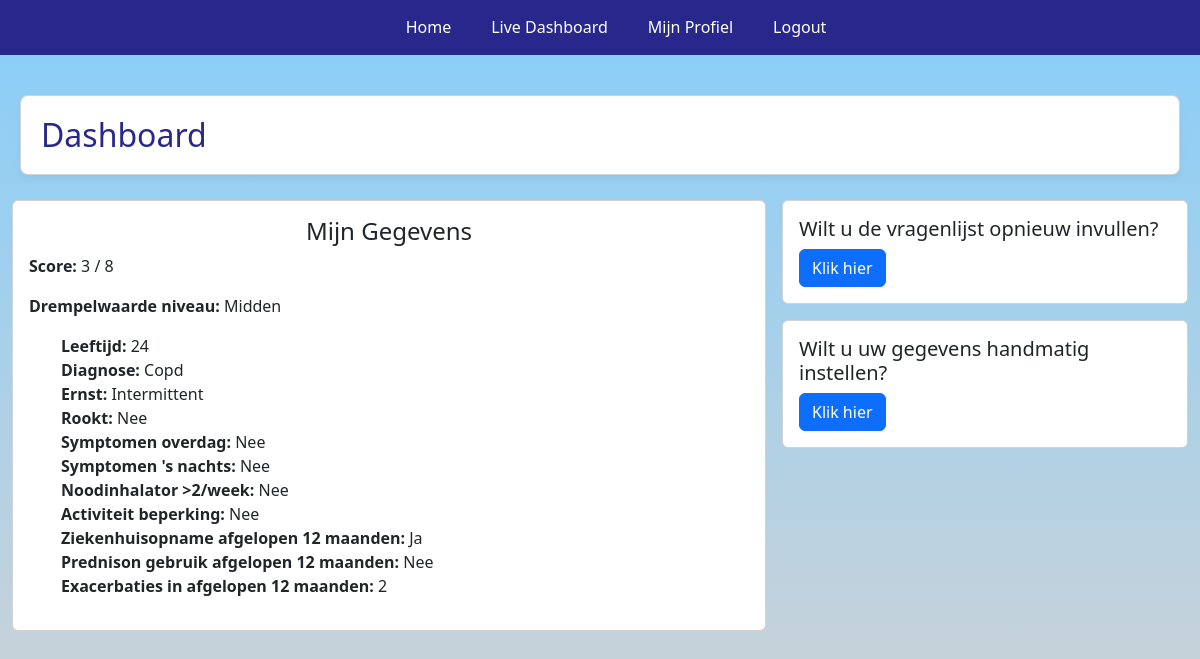
/profiel (signed in), run on the app's committed database.
### models.py (models this page shows, shortened)
class Waardes(db.Model):
    __tablename__ = 'waardes'
    id: Map[int] = mc(primary_key=True)
    leeftijd: Map[int] = mc(Integer(), nullable=False)
    exacerbaties: Map[int] = mc(Integer(), nullable=False)
    diagnose: Map[str] = mc(String(8), nullable=False)
    level: Map[str] = mc(String(50), nullable=False)
    rookt: Map[bool] = mc(Boolean, nullable=False)
    dag: Map[bool] = mc(Boolean, nullable=False)
    nacht: Map[bool] = mc(Boolean, nullable=False)
    saba: Map[bool] = mc(Boolean, nullable=False)
    beperking: Map[bool] = mc(Boolean, nullable=False)
    hospital: Map[bool] = mc(Boolean, nullable=False)
    prednison: Map[bool] = mc(Boolean, nullable=False)
    score: Map[Optional[int]] = mc(Integer(), default=0)
    niveau: Map[Optional[str]] = mc(String(6))
    user_id: Map[int] = mc(FK('user.id'), unique=True, nullable=False)
    user: Map['User'] = rel(back_populates='waardes')

### app.py (the view, shortened to what this page needs)
@app.route('/profiel')
@login_required
def profiel():
    user = current_user
    waardes = user.waardes
    triggers = user.triggers
    context = {}
    if waardes:
        context["niveau"] = waardes.niveau
        context["score"] = waardes.score
        d = {
            "leeftijd": waardes.leeftijd,
            "diagnose": waardes.diagnose,
            "ernst": waardes.level,
            "rookt": waardes.rookt,
            "symptomen overdag": waardes.dag,
            "symptomen 's nachts": waardes.nacht,
            "noodinhalator >2/week": waardes.saba,
            "activiteit beperking": waardes.beperking,
            "ziekenhuisopname afgelopen 12 maanden": waardes.hospital,
            "prednison gebruik afgelopen 12 maanden": waardes.prednison,
            "exacerbaties in afgelopen 12 maanden": waardes.exacerbaties,
        }
        for k,v in d.items():
            if v == True:
                d[k] = "Ja"
            if v == False:
                d[k] = "Nee"
        context["waardes"] = d
    return rt("profiel.html", **context)

### models.py (called while the page is built)
@login_manager.user_loader
def load_user(user_id):
    return User.query.get(int(user_id))

### templates/profiel.html (shortened to what this page needs)
{% extends "base.html" %}
{% block style %}
<link rel="stylesheet" href="{{ url_for('static', filename='results.css') }}">
{% endblock %}
{% block content %}
{% if current_user.is_authenticated %}
<div class="dashboard-container">
    <main class="main-content">
        <header class="header card">
            <h1>Dashboard</h1>
        </header>
        <div class="content-wrapper">
            <div class="card p-3 item1">
                {% if score is not none and niveau and waardes %}
                <h2>Mijn Gegevens</h2>
                <p><strong>Score:</strong> {{ score }} / 8</p>
                <p><strong>Drempelwaarde niveau:</strong> {{ niveau }}</p>
                <ul>
                    {% for name, value in waardes.items() %}
                    <li><strong>{{ name|capitalize }}:</strong> {{ value|capitalize }}</li>
                    {% endfor %}
                </ul>
            </div>
            {% if score %}
            <div class="card p-3">
                <h5>Wilt u de vragenlijst opnieuw invullen?</h5>
                <div>
                    <a class="btn btn-primary" href="{{ url_for('update_vragen')}}">Klik hier</a>
                </div>
            </div>
            {% endif %}
            {% if not triggers %}
            <div class="card p-3">
                <h5>Wilt u uw gegevens handmatig instellen?</h5>
                <div>
                    <a class="btn btn-primary" href="{{ url_for('handmatig')}}">Klik hier</a>
                </div>
            </div>
            {% endif %}
        </div>
    </main>
</div>
{% endif %}
{% else %}
<h1>Log eerst in!</h1>
{% endif %}
{% endblock %}

### templates/base.html (shortened to what this page needs)
<html lang="en">
<head>
    <link href="https://cdn.jsdelivr.net/npm/bootstrap@5.3.8/dist/css/bootstrap.min.css" rel="stylesheet"
>
    <link rel="stylesheet" href="{{ url_for('static', filename='style.css') }}">
    {% block style %}
    {% endblock %}
</head>
<body>
    <nav class="custom-nav">
        <ul class="nav-menu">
            <li><a href="/">Home</a></li>
            {% if current_user.is_authenticated %}
            <li><a href="{{ url_for('results') }}">Live Dashboard</a></li>
            <li><a href="{{ url_for('profiel') }}">Mijn Profiel</a></li>
            <li><a href="{{ url_for('logout') }}">Logout</a></li>
            {% else %}
            <li><a href="{{ url_for('login') }}">Inloggen</a></li>
            <li><a href="{{ url_for('register') }}">Registreren</a></li>
            {% endif %}
        </ul>
    </nav>
    {% block content %}{% endblock %}
</body>
</html>

### static/style.css (style rules this page uses)
* { box-sizing: border-box; font-family: 'Segoe UI', Tahoma, Geneva, Verdana, sans-serif; }
body { margin: 0; }
:root { --text-main-color: rgb(40, 40, 140); --text-second-color: white; --bg-main-color: rgb(40, 40, 140); --bg-second-color: lightskyblue; --bg-third-color: whitesmoke; --font-size-s: 0.9rem; --font-size-m: 1rem; --font-size-l: 1.5rem; --font-size-xl: 2rem; --font-size-xxl: 2.5rem; --font-weight-n: 400; --font-weight-m: 500; --font-weight-sb: 600; --font-weight-b: 700; --border-radius-s: 8px; --border-radius-m: 30px; --border-radius-c: 50% }
h1 { padding-top: 30px; padding-bottom: 20px; text-align: center; font-size: var(--font-size-xxl); }
h2 { text-align: center; font-size: var(--font-size-l); }
body { min-height: 100vh; background: linear-gradient(to bottom, var(--bg-second-color), lightgrey); color: var(--text-main-color); margin: 0; }
.custom-nav { padding-left: 20px; padding-right: 20px; padding-top: 15px; padding-bottom: 0px; margin-bottom: 20px; display: flex; align-items: center; justify-content: center; background: var(--bg-main-color); }
.custom-nav ul { list-style: none; }
.custom-nav a { text-decoration: none; color: var(--text-second-color); }
.custom-nav .nav-menu { display: flex; gap: 10px; }
.custom-nav .nav-menu a { padding: 15px; }
.vragenlijst-form ul, li { list-style: none; padding: 0; margin: 0; }

### static/results.css (style rules this page uses)
.dashboard-container { display: flex; gap: 30px; max-width: 1400px; margin: 40px auto; padding: 0 20px; align-items: flex-start; }
.main-content { flex: 1; display: flex; flex-direction: column; gap: 25px; }
.header.card { display: flex; flex-direction: row; justify-content: space-between; align-items: center; padding: 20px; background: white; border-radius: var(--border-radius-s); box-shadow: 0 4px 6px rgba(0, 0, 0, 0.05); }
.header h1 { padding: 0; margin: 0; font-size: var(--font-size-xl); text-align: left; color: var(--text-main-color); }
.content-wrapper { display: grid; grid-template-columns: 65% 35%; gap: 1rem; justify-content: center; align-items: flex-start; }
.item1 { grid-row: 1 / span 8; }

### data on the page
Waardes: niveau "Midden", name "Diagnose", diagnose "Copd", name "Ernst", level "Intermittent"

### other printed values
{{ score }} "3"
{{ name|capitalize }} "Leeftijd" "Rookt" "Symptomen overdag" "Symptomen 's nachts" "Noodinhalator >2/week" "Activiteit beperking" "Ziekenhuisopname afgelopen 12 maanden" "Prednison gebruik afgelopen 12 maanden" "Exacerbaties in afgelopen 12 maanden"
{{ value|capitalize }} "24" "Nee" "Nee" "Nee" "Nee" "Nee" "Ja" "Nee" "2"
